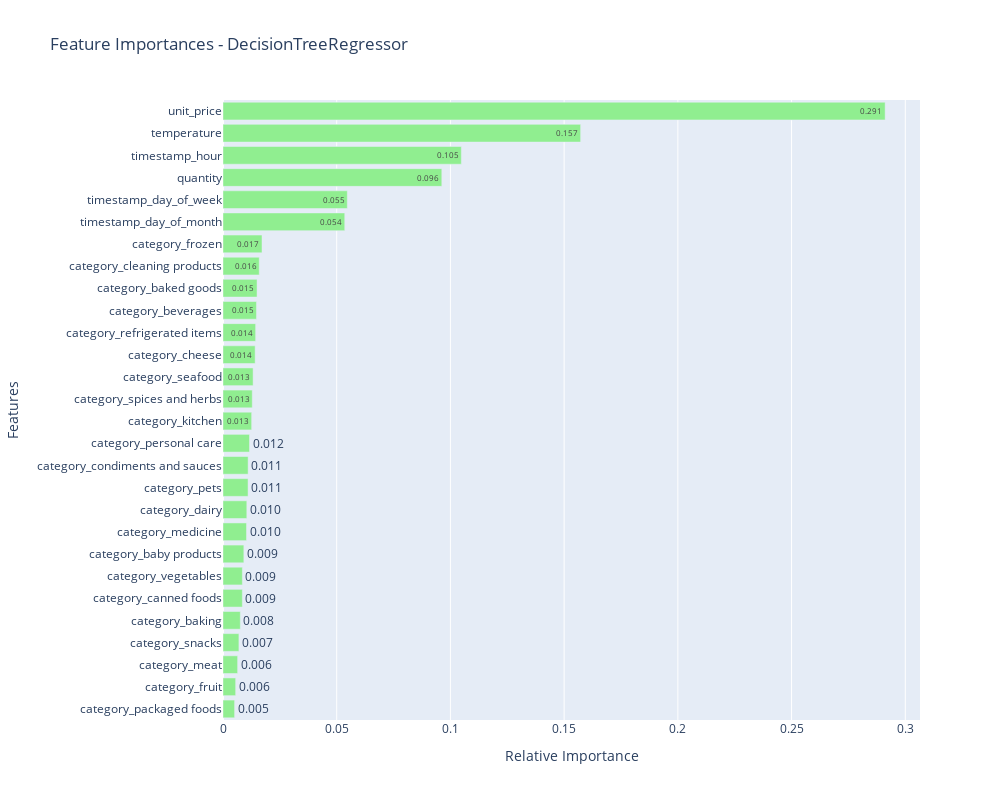

The notebook cell this image was saved under:
### Markdown cell above
#### 8. Visualizing the feature importances of the above DecisionTreeRegressor model

### Code cell
features = [i.split("__")[0] for i in x.columns]
importances = model.feature_importances_
indices = np.argsort(importances)

fig = go.Figure()

fig.add_trace(go.Bar(
    y=[features[i] for i in indices],
    x=importances[indices],
    text=[f'{imp:.3f}' for imp in importances[indices]],
    textposition='auto',  # Display text inside bars
    orientation='h',
    marker=dict(color='lightgreen'),
))

fig.update_layout(
    title=f'Feature Importances - {model.__class__.__name__}',
    yaxis=dict(title='Features'),
    xaxis=dict(title='Relative Importance'),
    height=800,
    width=1000,
)

fig.show()

### Figure 1 — Plotly figure (JSON) as saved in the notebook; plotly's stock layout.template omitted (floating-point values rounded to 4 significant figures)
{"data": [{"marker": {"color": "lightgreen"}, "orientation": "h", "text": ["0.005", "0.006", "0.006", "0.007", "0.008", "0.009", "0.009", "0.009", "0.010", "0.010", "0.011", "0.011", "0.012", "0.013", "0.013", "0.013", "0.014", "0.014", "0.015", "0.015", "0.016", "0.017", "0.054", "0.055", "0.096", "0.105", "0.157", "0.291"], "textposition": "auto", "type": "bar", "x": [0.005099, 0.005565, 0.006435, 0.006999, 0.00762, 0.008502, 0.008518, 0.009163, 0.01035, 0.01047, 0.01102, 0.01105, 0.01165, 0.0126, 0.01286, 0.01324, 0.01414, 0.01435, 0.01472, 0.01497, 0.01593, 0.01715, 0.05353, 0.05466, 0.09621, 0.1048, 0.1573, 0.2911], "y": ["category_packaged foods", "category_fruit", "category_meat", "category_snacks", "category_baking", "category_canned foods", "category_vegetables", "category_baby products", "category_medicine", "category_dairy", "category_pets", "category_condiments and sauces", "category_personal care", "category_kitchen", "category_spices and herbs", "category_seafood", "category_cheese", "category_refrigerated items", "category_beverages", "category_baked goods", "category_cleaning products", "category_frozen", "timestamp_day_of_month", "timestamp_day_of_week", "quantity", "timestamp_hour", "temperature", "unit_price"]}], "layout": {"height": 800, "title": {"text": "Feature Importances - DecisionTreeRegressor"}, "width": 1000, "xaxis": {"title": {"text": "Relative Importance"}}, "yaxis": {"title": {"text": "Features"}}}}
